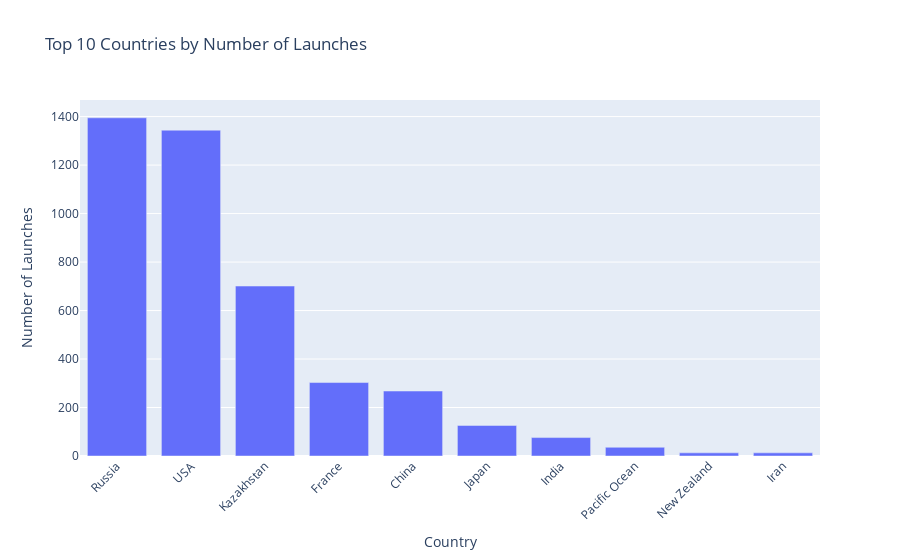

This figure's notebook cell:
### Code cell
#Launches by Country - Top 10

#Inspecting the head above, we see the country is the last part of the location element string after the comma

#Extract the country from the 'Location' column using the following lambda function and store into new column "Country"
SpaceMissionsdf_U1['Country'] = SpaceMissionsdf_U1['Location'].apply(lambda x: x.split(",")[-1].strip())

#Group by "Country" and count number of launches for each country
#Reset index to create new dataframe for easier plot axis input
launches_by_country = SpaceMissionsdf_U1['Country'].value_counts().reset_index()
launches_by_country.columns = ['Country', 'Number of Launches']

# Create bar graph for top 10 countries
fig = px.bar(launches_by_country.head(10), 
             x='Country',
             y='Number of Launches', 
             title='Top 10 Countries by Number of Launches', 
             labels={'Number of Launches': 'Number of Launches'})

fig.update_layout(xaxis_title='Country', 
                  yaxis_title='Number of Launches', 
                  xaxis_tickangle=-45)
fig.show()

### Figure 1 — Plotly figure (JSON) as saved in the notebook; plotly's stock layout.template omitted (floating-point values rounded to 4 significant figures)
{"data": [{"alignmentgroup": "True", "hovertemplate": "Country=%{x}<br>Number of Launches=%{y}<extra></extra>", "legendgroup": "", "marker": {"color": "#636efa", "pattern": {"shape": ""}}, "name": "", "offsetgroup": "", "orientation": "v", "showlegend": false, "textposition": "auto", "type": "bar", "x": ["Russia", "USA", "Kazakhstan", "France", "China", "Japan", "India", "Pacific Ocean", "New Zealand", "Iran"], "xaxis": "x", "y": [1395, 1344, 701, 303, 268, 126, 76, 36, 13, 13], "yaxis": "y"}], "layout": {"barmode": "relative", "legend": {"tracegroupgap": 0}, "title": {"text": "Top 10 Countries by Number of Launches"}, "xaxis": {"anchor": "y", "domain": [0, 1], "tickangle": -45, "title": {"text": "Country"}}, "yaxis": {"anchor": "x", "domain": [0, 1], "title": {"text": "Number of Launches"}}}}
